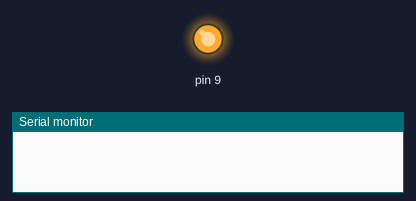
Recording of a sketch running on a simulated Arduino Uno, built with avr-gcc and run on an emulated ATmega328P. Parts: output pins drawn as LEDs (lit = HIGH), the last lines printed to the serial monitor.

Above: at 0.1 s.
At 5.6 s:
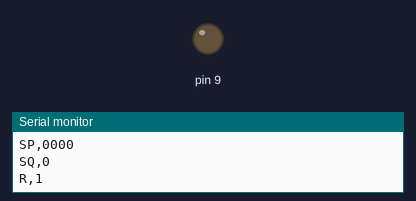
Timing chart, 0 to 7.1 s (numbered marks = the images above):
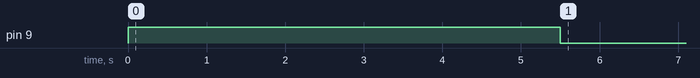

The sketch:

bt_settings.ino
```cpp
void setup()
{
    Serial.begin(38400);
    pinMode(9, OUTPUT);
    digitalWrite(9, HIGH);

    delay(1000);
    Serial.print("$$$");
    delay(1000);

    Serial.println("SN,Poi_Two");
    delay(1000);

    Serial.println("SP,0000");
    delay(1000);

    // Low latency, fast reconnect
    //Serial.println("SQ,144");

    // Low latency
    //Serial.println("SQ,16");

    // no special options
    Serial.println("SQ,0");
    delay(1000);

    Serial.println("R,1");
    delay(500);
    digitalWrite(9, LOW);
}

void loop()
{
}
```
